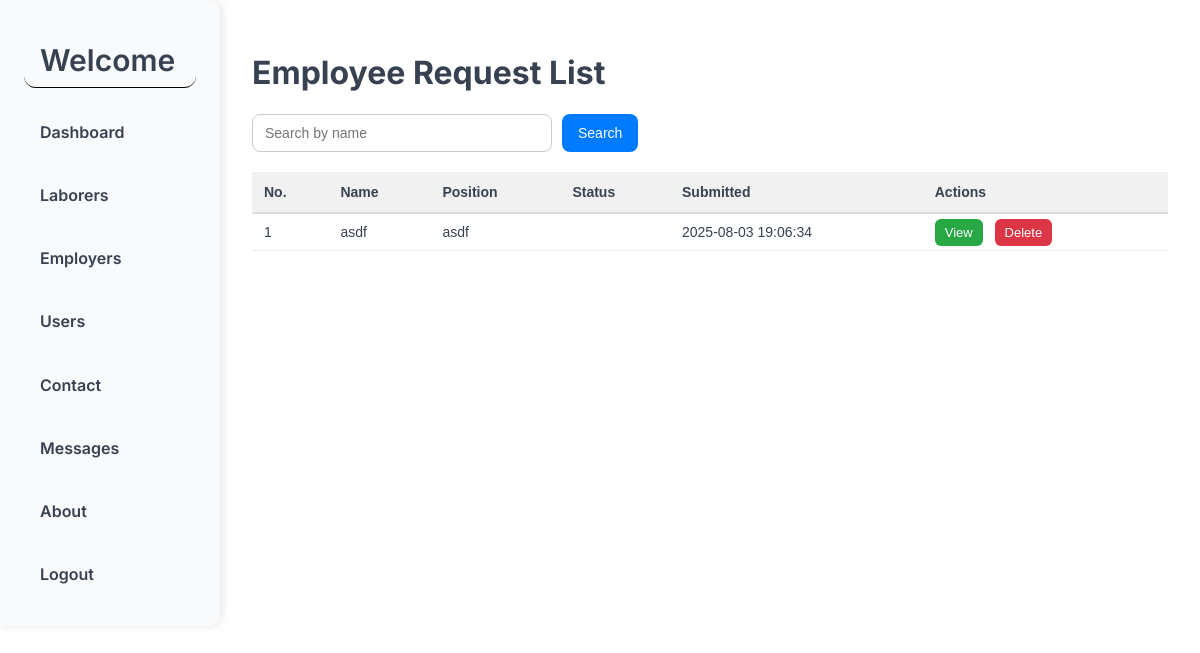
Page /admin?vr=employer on the earlier database version.
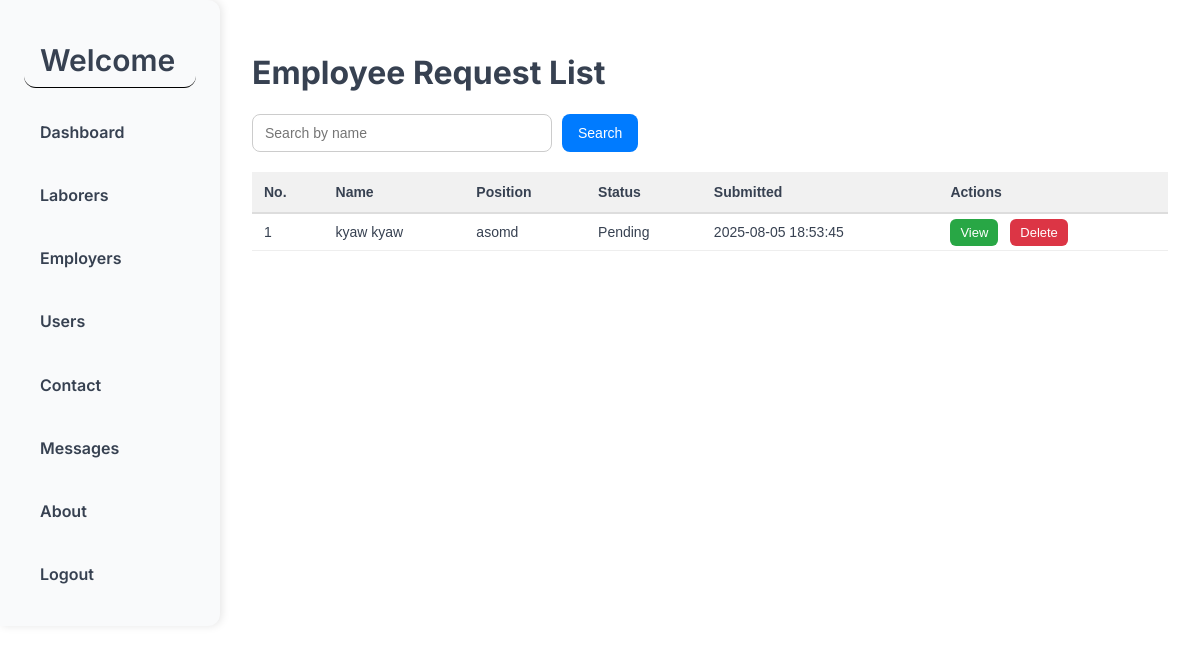
Same page on the later database version.
### tables this page shows
CREATE TABLE `employee_req_form` (
  `id` int(11) NOT NULL,
  `user_id` int(11) NOT NULL,
  `name` varchar(255) NOT NULL,
  `position` varchar(255) NOT NULL,
  `department_address` text DEFAULT NULL,
  `phone` varchar(20) DEFAULT NULL,
  `report_receiver` text DEFAULT NULL,
  `occupation` longtext NOT NULL CHECK (json_valid(`occupation`)),
  `status` enum('Pending','Approved','Rejected') NOT NULL,
  `is_resubmit` tinyint(1) NOT NULL DEFAULT 0,
  `submitted_at` timestamp NOT NULL DEFAULT current_timestamp()
);

### admin/views/employer/EmployeeReqForm.php (called while the page is built, shortened)
<?php
class EmployeeReqForm extends Connection
{
    public function readAll(){
        $query = parent::$connection->query("SELECT * FROM employee_req_form ORDER BY id DESC");
        return $query->fetch_all(MYSQLI_ASSOC);
    }
}

### admin/views/employer/index.php (the view, shortened to what this page needs)
<?php
require_once __DIR__ . '/EmployeeReqForm.php';
$reqModel = new EmployeeReqForm();
?>
<h1>Employee Request List</h1>
<div class="search-form">
    <form action="" method="GET">
        <input type="text" name="s" placeholder="Search by name"
            value="<?= isset($_GET['s']) ? htmlspecialchars($_GET['s']) : '' ?>" />
        <button type="submit">Search</button>
    </form>
</div>
<table>
    <thead>
        <tr>
            <th>No.</th>
            <th>Name</th>
            <th>Position</th>
            <th>Status</th>
            <th>Submitted</th>
            <th>Actions</th>
        </tr>
    </thead>
    <tbody>
        <?php
        $no = 0;
        foreach ($reqModel->readAll() as $req):
            $no += 1;
            ?>
            <tr>
                <td><?= $no ?></td>
                <td><?= htmlspecialchars($req['name']) ?></td>
                <td><?= htmlspecialchars($req['position']) ?></td>
                <td><?= htmlspecialchars($req['status']) ?></td>
                <td><?= htmlspecialchars($req['submitted_at']) ?></td>
                <td class="actions">
                    <a href="?vr=employer&fid=<?= $req['id'] ?>">View</a>
                    <a href="actions/delete_req_form.php?id=<?= $req['id'] ?>"
                        onclick="return confirm('Are you sure you want to delete this labor?')">Delete</a>
                </td>
            </tr>
        <?php endforeach; ?>
    </tbody>
</table>

### admin/index.php (shortened to what this page needs)
<?php
$view = isset($_GET['vr']) ? $_GET['vr'] : 'dashboard';
$views = ['dashboard', 'labors', 'employer','about', 'contact', 'account'];
if (in_array($view, $views)) {
    $target = BASE_VIEW_PATH . "/$view/index.php";
    if (file_exists($target)) {
        include 'partials/start.php';
        include $target;
        include 'partials/end.php';
        exit;
    } else {
        echo "View file not found.";
        exit;
    }
}
exit;
?>

### admin/partials/start.php (shortened to what this page needs)
<!DOCTYPE html>
<html lang="en">
<head>
</head>
<body>
    <nav aria-label="Primary Sidebar Navigation">
        <ul>
            <li><a href="<?= BASE_URL.'?vr=dashboard' ?>" style="font-size: 30px; border-bottom: 1px solid black;">Welcome</a></li>
            <li><a href="<?= BASE_URL.'?vr=dashboard' ?>">Dashboard</a></li>
            <li><a href="<?= BASE_URL.'?vr=labors' ?>">Laborers</a></li>
            <li><a href="<?= BASE_URL.'?vr=employer' ?>">Employers</a></li>
            <li><a href="users.php">Users</a></li>
            <li><a href="contact.php">Contact</a></li>
            <li><a href="contact_msg.php">Messages</a></li>
            <li><a href="about.php">About</a></li>
            <li><a href="actions/logout.php" onclick="return confirm('Are you sure you want to logout?')">Logout</a>
            </li>
        </ul>
    </nav>
    <main>

### admin/partials/end.php
</main>
</body>
</html>

### admin/partials/start.php (style rules this page uses)
:root { --bg-color: #ffffff; --sidebar-bg: #f9fafb; --primary-color: #2563eb; --text-color: #374151; --text-hover: #1d4ed8; --shadow-color: rgba(0, 0, 0, 0.1); --border-radius: 12px; }
* { box-sizing: border-box; }
body { margin: 0; font-family: 'Inter', system-ui, -apple-system, BlinkMacSystemFont, 'Segoe UI', Roboto, Helvetica, Arial, sans-serif, 'Apple Color Emoji', 'Segoe UI Emoji'; background-color: var(--bg-color); color: var(--text-color); display: flex; max-height: 100vh; overflow: hidden; }
nav { background-color: var(--sidebar-bg); width: 220px; max-height: 100vh; padding: 2rem 1.5rem; box-shadow: 2px 0 8px var(--shadow-color); border-radius: 0 12px 12px 0; overflow: auto; display: flex; flex-direction: column; }
nav ul { list-style: none; padding: 0; margin: 0; display: flex; flex-direction: column; gap: 1.5rem; }
nav a { display: block; padding: 0.6rem 1rem; color: var(--text-color); text-decoration: none; font-weight: 600; font-size: 1rem; border-radius: var(--border-radius); transition: background-color 0.3s ease, color 0.3s ease, transform 0.2s ease; user-select: none; }
main { flex: 1; padding: 2rem; max-height: 100vh; overflow: auto; }

### admin/views/employer/index.php (style rules this page uses)
.search-form { margin: 20px 0; display: flex; justify-content: flex-start; }
.search-form form { display: flex; gap: 10px; }
.search-form input[type="text"] { padding: 10px 12px; border: 1px solid #ccc; border-radius: 8px; font-size: 14px; width: 300px; }
.search-form button { background-color: #007BFF; color: white; border: none; padding: 10px 16px; border-radius: 8px; font-size: 14px; cursor: pointer; transition: background-color 0.3s ease; }
table { width: 100%; border-collapse: collapse; margin-top: 10px; font-family: Arial, sans-serif; font-size: 14px; }
thead { background-color: #f1f1f1; }
thead th { text-align: left; padding: 12px; border-bottom: 2px solid #ddd; }
tbody td { padding: 10px 12px; border-bottom: 1px solid #eee; vertical-align: middle; }
.actions a { margin-right: 8px; text-decoration: none; padding: 6px 10px; border-radius: 6px; font-size: 13px; transition: background 0.2s; }
.actions a:first-child { background-color: #28a745; color: #fff; }
.actions a:last-child { background-color: #dc3545; color: #fff; }

Differences in the rows shown:
removed employee_req_form: name "asdf", position "asdf", submitted_at "2025-08-03 19:06:34"
added employee_req_form: name "kyaw kyaw", position "asomd", status "Pending", submitted_at "2025-08-05 18:53:45"
